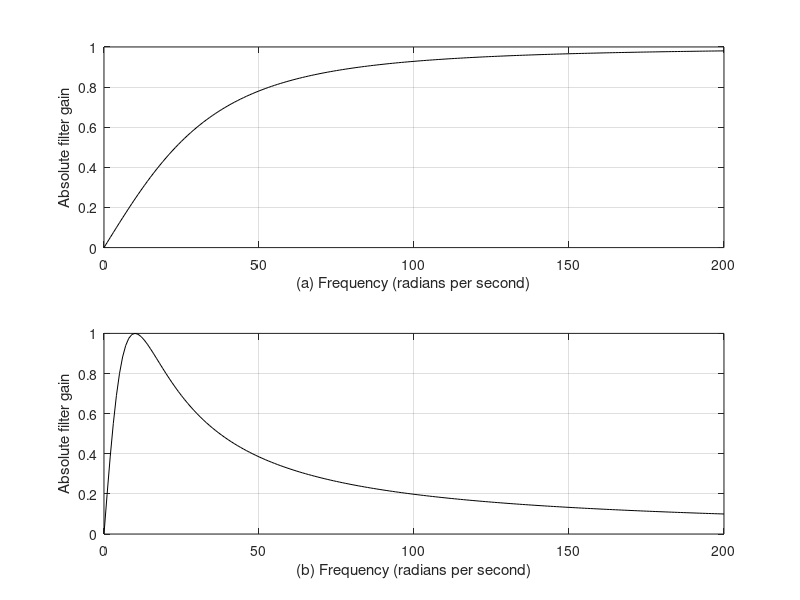

The MATLAB script that drew this image:
%MATLAB Program 8.1 in Example 8.2
W=0:1:200;    %analog frequency points for computing the filter gains
Ha=freqs([1 0],[1 40],W);                         % frequency response for the highpass filter
Hb=freqs([20 0],[1 20 100],W);                % frequency response for the bandpass filter
subplot(2,1,1);plot(W, abs(Ha),'k');grid     % the filter gain plot for highpass filter 
xlabel('(a) Frequency (radians per second)')
ylabel('Absolute filter gain');
subplot(2,1,2);plot(W,abs(Hb),'k');grid     % the filter gain plot for bandpass filter 
xlabel('(b) Frequency (radians per second)')
ylabel('Absolute filter gain');
